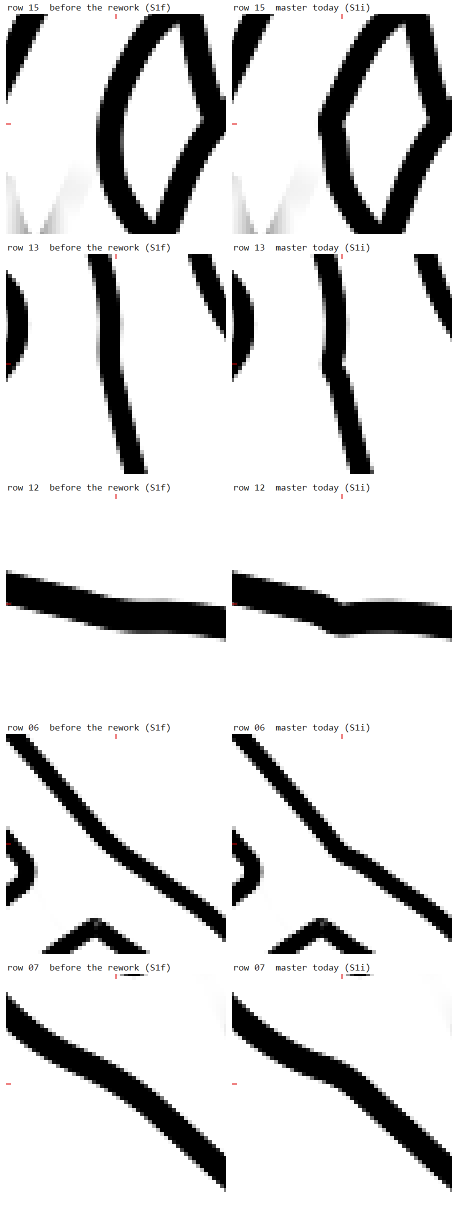
#> input picture .claude/probes/K1179/review/img/k1163_rows.png, 916 x 2412 px (shown at 1/2 size)
$ python grp19.py ../../K1179/review/img/k1163_rows.png ../../K1179/review/img/row12_v.png ../../K1179/review/img/row12_v.png 5
#> lines starting #> are read from the running program, lines starting #| are printed output that depends on the picture
import sys, json, numpy as np
from PIL import Image
A0=np.asarray(Image.open(sys.argv[1]).convert("RGB")).astype(int).sum(2); B0=np.asarray(Image.open(sys.argv[2]).convert("RGB")).astype(int).sum(2)
#> after `A0 = np.asarray(Image.open(sys.argv[1]).convert('RGB')).astype(int).su`:
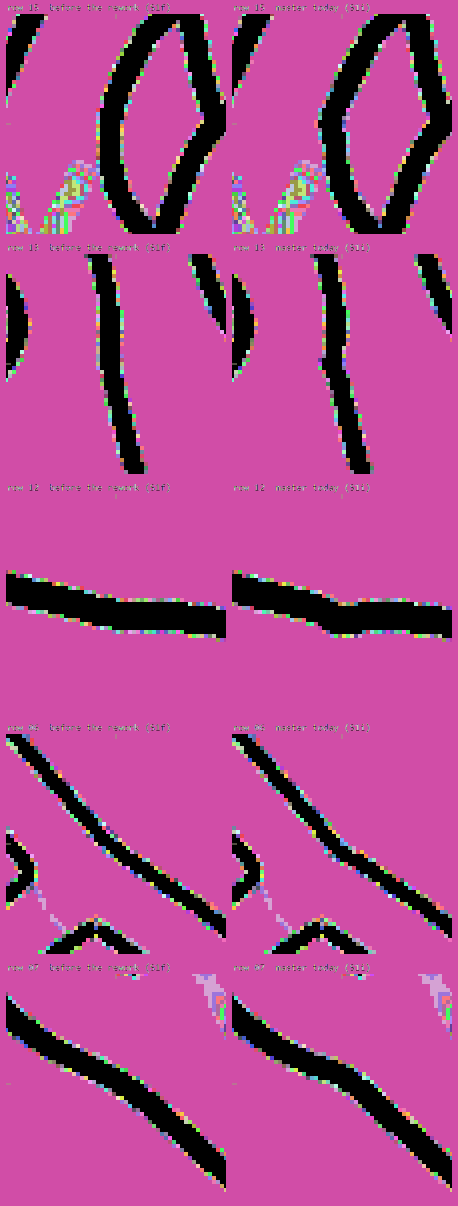
#> A0: shape (2412, 916) int64 (shown at 1/2 size); 270 distinct labels, from 0 to 765; one colour per label, 0 black
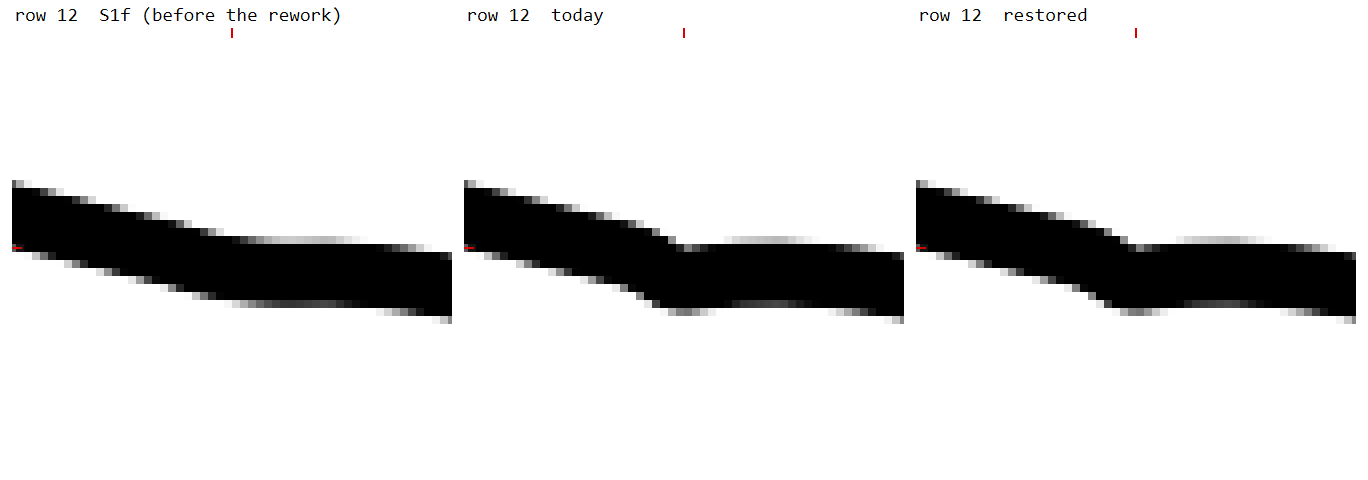
#> input picture .claude/probes/K1179/review/img/row12_v.png, 1368 x 480 px
#> after `B0 = np.asarray(Image.open(sys.argv[2]).convert('RGB')).astype(int).su`:
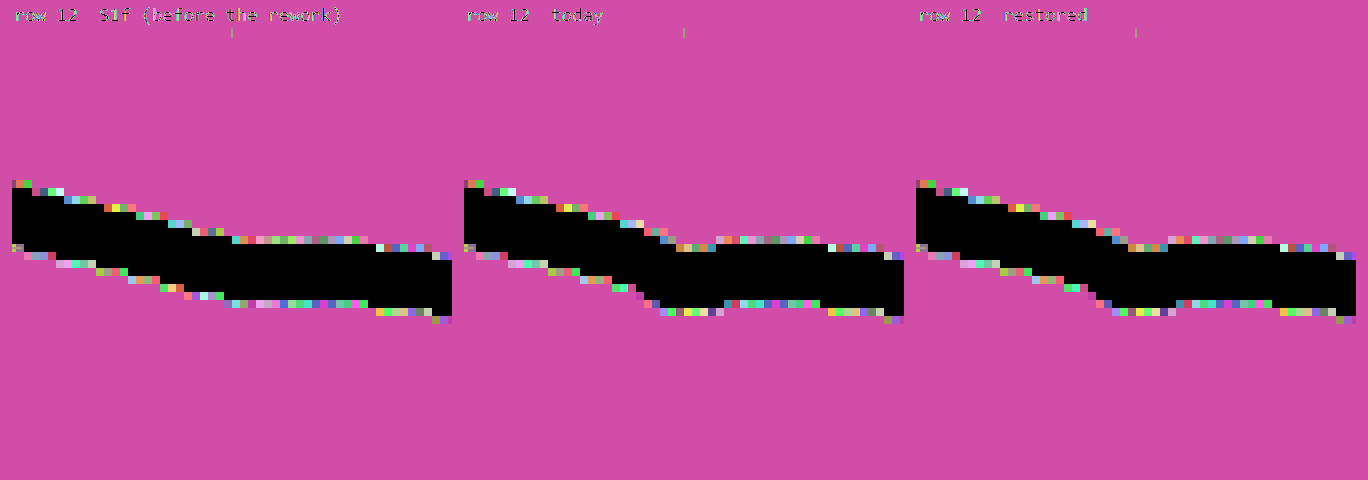
#> B0: shape (480, 1368) int64; 127 distinct labels, from 0 to 765; one colour per label, 0 black
#> (the run stopped early here; a loop or call above may not have finished)
